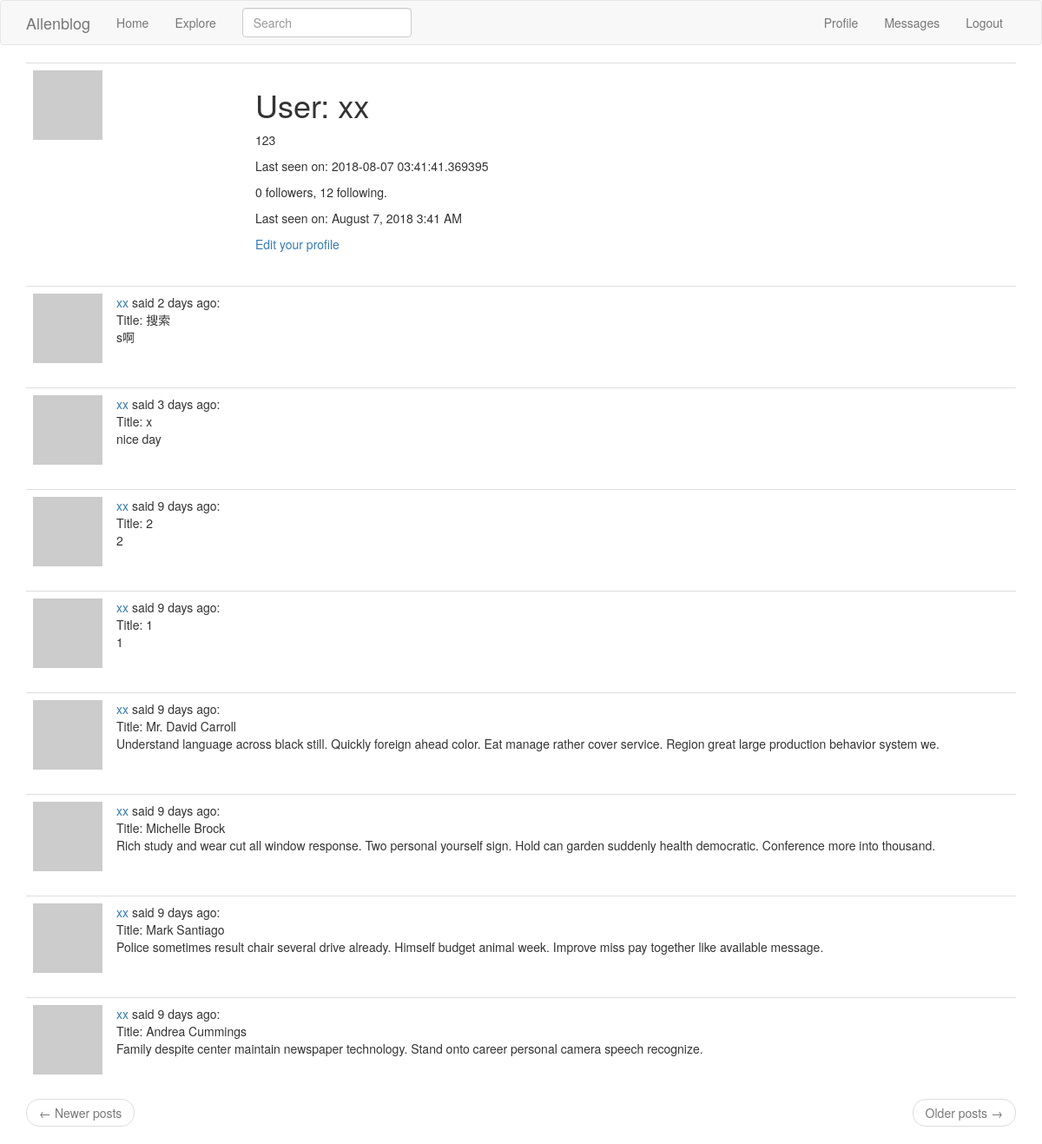
Page /user/xx/ (signed in) on the earlier database version.
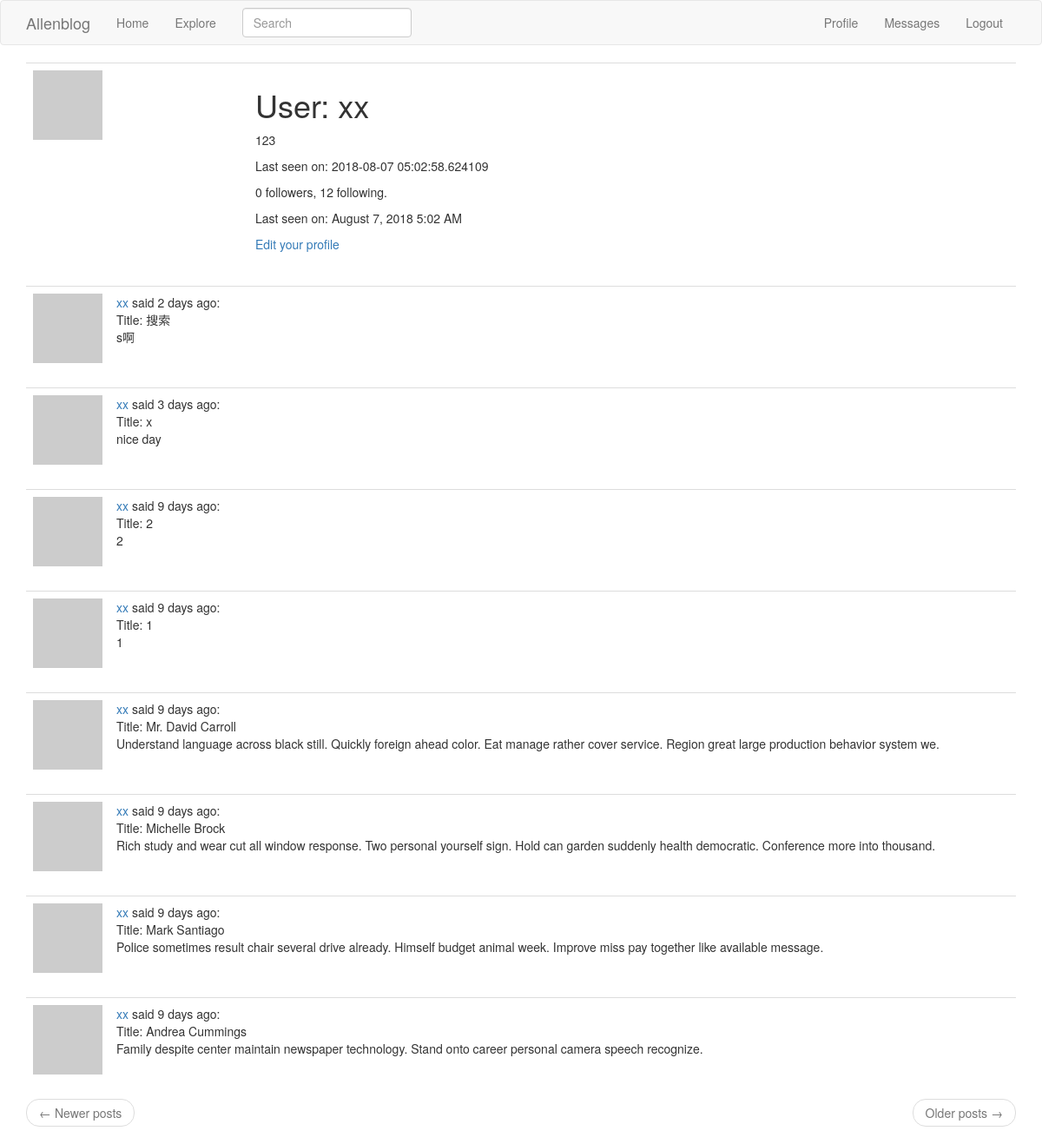
Same page on the later database version.
### app/models.py (models this page shows, shortened)
class User(db.Model, UserMixin):
    __tablename__ = 'user'
    id = db.Column(db.Integer, primary_key=True)
    username = db.Column(db.String(64), index=True, unique=True)
    email = db.Column(db.String(120), index=True, unique=True)
    password_hash = db.Column(db.String(128))
    posts = db.relationship('Post', backref='author', lazy='dynamic')
    about_me = db.Column(db.String(140))
    last_seen = db.Column(db.DateTime, default=datetime.utcnow)
    followed = db.relationship(
        'User', secondary=followers,
        primaryjoin=(followers.c.follower_id == id),
        secondaryjoin=(followers.c.followed_id == id),
        backref=db.backref('followers', lazy='dynamic'),
        lazy='dynamic'
    )
    messages_sent = db.relationship('Message', foreign_keys='Message.sender_id', backref='author', lazy='dynamic')
    messages_received = db.relationship('Message', foreign_keys='Message.recipient_id', backref='recipient', lazy='dynamic')
    last_message_read_time = db.column(db.DateTime)
    def avatar(self, size):
        digest = md5(self.email.lower().encode('utf-8')).hexdigest()
        return 'https://www.gravatar.com/avatar/{}?d=identicon&s={}'.format(digest, size)

### app/main/views.py (the view)
@main.route('/user/<username>/')
@login_required
def user_profile(username):
    user = User.query.filter_by(username=username).first_or_404()
    page = request.args.get('page', 1, type=int)
    posts = user.posts.order_by(Post.timestamp.desc()).paginate(page, current_app.config['POSTS_PER_PAGE'], False)
    next_url = url_for('main.user_profile', username=user.username, page=posts.next_num) if posts.has_next else None
    prev_url = url_for('main.user_profile', username=user.username, page=posts.prev_num) if posts.has_prev else None
    return render_template('profile.html', user=user, posts=posts.items, next_url=next_url, prev_url=prev_url)

### app/main/forms.py
class SearchForm(FlaskForm):
    q = StringField('Search', validators=[DataRequired()])
    def __init__(self, *args, **kwargs):
        if 'formdata' not in kwargs:
            kwargs['formdata'] = request.args
        if 'csrf_enabled' not in kwargs:
            kwargs['csrf_enabled'] = False
        super(SearchForm, self).__init__(*args, **kwargs)

### app/main/views.py (called while the page is built)
@main.before_request
def before_request():
    if current_user.is_authenticated:
        current_user.last_seen = datetime.utcnow()
        db.session.commit()
        g.search_form = SearchForm()

### app/models.py (called while the page is built)
@login_manager.user_loader
def load_user(id):
    return User.query.get(int(id))

    @classmethod
    def before_commit(cls, session):
        session._changes = {
            'add': list(session.new),
            'update': list(session.dirty),
            'delete': list(session.deleted)
        }

### app/templates/profile.html (shortened to what this page needs)
{% extends "base.html" %}
{% block app_content %}
    <table class="table table-hover">
        <tr>
            <td width="256px"><img src="{{ user.avatar(256) }}"></td>
            <td>
                <h1>User: {{ user.username }}</h1>
                {% if user.about_me %}<p>{{ user.about_me }}</p>{% endif %}
                {% if user.last_seen %}<p>Last seen on: {{ user.last_seen }}</p>{% endif %}
                <p>{{ user.followers.count() }} followers, {{ user.followed.count() }} following.</p>
                <p>Last seen on: {{ moment(user.last_seen).format('LLL') }}</p>
                {% if user == current_user %}
                    <p><a href="{{ url_for('main.edit_profile') }}">Edit your profile</a></p>
                {% elif not current_user.is_following(user) %}
                    <p><a href="{{ url_for('main.follow', username=user.username) }}">Follow</a></p>
                {% else %}
                    <p><a href="{{ url_for('main.unfollow', username=user.username) }}">Unfollow</a></p>
                {% endif %}
            </td>
        </tr>
    </table>
    {% for post in posts %}
        {% include '_post.html' %}
    {% endfor %}
    <nav aria-label="...">
        <ul class="pager">
            <li class="previous{% if not prev_url %} disabled{% endif %}">
                <a href="{{ prev_url or '#' }}">
                    <span aria-hidden="true">&larr;</span> Newer posts
                </a>
            </li>
            <li class="next{% if not next_url %} disabled{% endif %}">
                <a href="{{ next_url or '#' }}">
                    Older posts <span aria-hidden="true">&rarr;</span>
                </a>
            </li>
        </ul>
    </nav>
{% endblock %}

Differences in the rows shown:
changed User "xx": last_seen "2018-08-07 03:41:41.369395" → "2018-08-07 05:02:58.624109"; last_seen "August 7, 2018 3:41 AM" → "August 7, 2018 5:02 AM"
